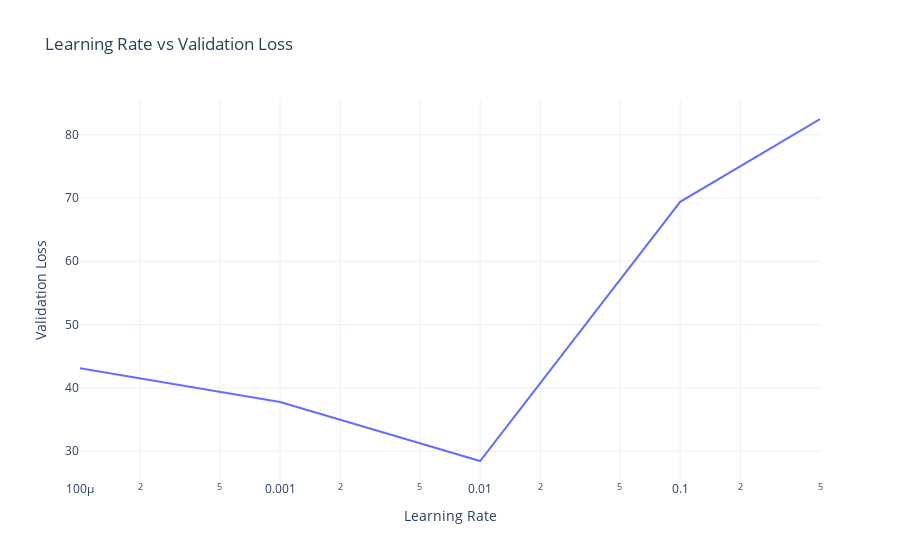

This figure's notebook cell:
### Code cell
fig = px.line(
    results_lr,
    x="learning_rate",
    y="validation_loss",
    title="Learning Rate vs Validation Loss",
    labels={"learning_rate": "Learning Rate", "validation_loss": "Validation Loss"},
    log_x=True,  # Escala logarítmica para mejor visualización
    template="plotly_white"
)
fig.show()

### Figure 1 — Plotly figure (JSON) as saved in the notebook; plotly's stock layout.template omitted (floating-point values rounded to 4 significant figures)
{"data": [{"hovertemplate": "Learning Rate=%{x}<br>Validation Loss=%{y}<extra></extra>", "legendgroup": "", "line": {"color": "#636efa", "dash": "solid"}, "marker": {"symbol": "circle"}, "mode": "lines", "name": "", "orientation": "v", "showlegend": false, "type": "scatter", "x": [0.0001, 0.001, 0.01, 0.1, 0.5], "xaxis": "x", "y": [43.08, 37.75, 28.42, 69.4, 82.5], "yaxis": "y"}], "layout": {"legend": {"tracegroupgap": 0}, "title": {"text": "Learning Rate vs Validation Loss"}, "xaxis": {"anchor": "y", "domain": [0, 1], "title": {"text": "Learning Rate"}, "type": "log"}, "yaxis": {"anchor": "x", "domain": [0, 1], "title": {"text": "Validation Loss"}}}}
